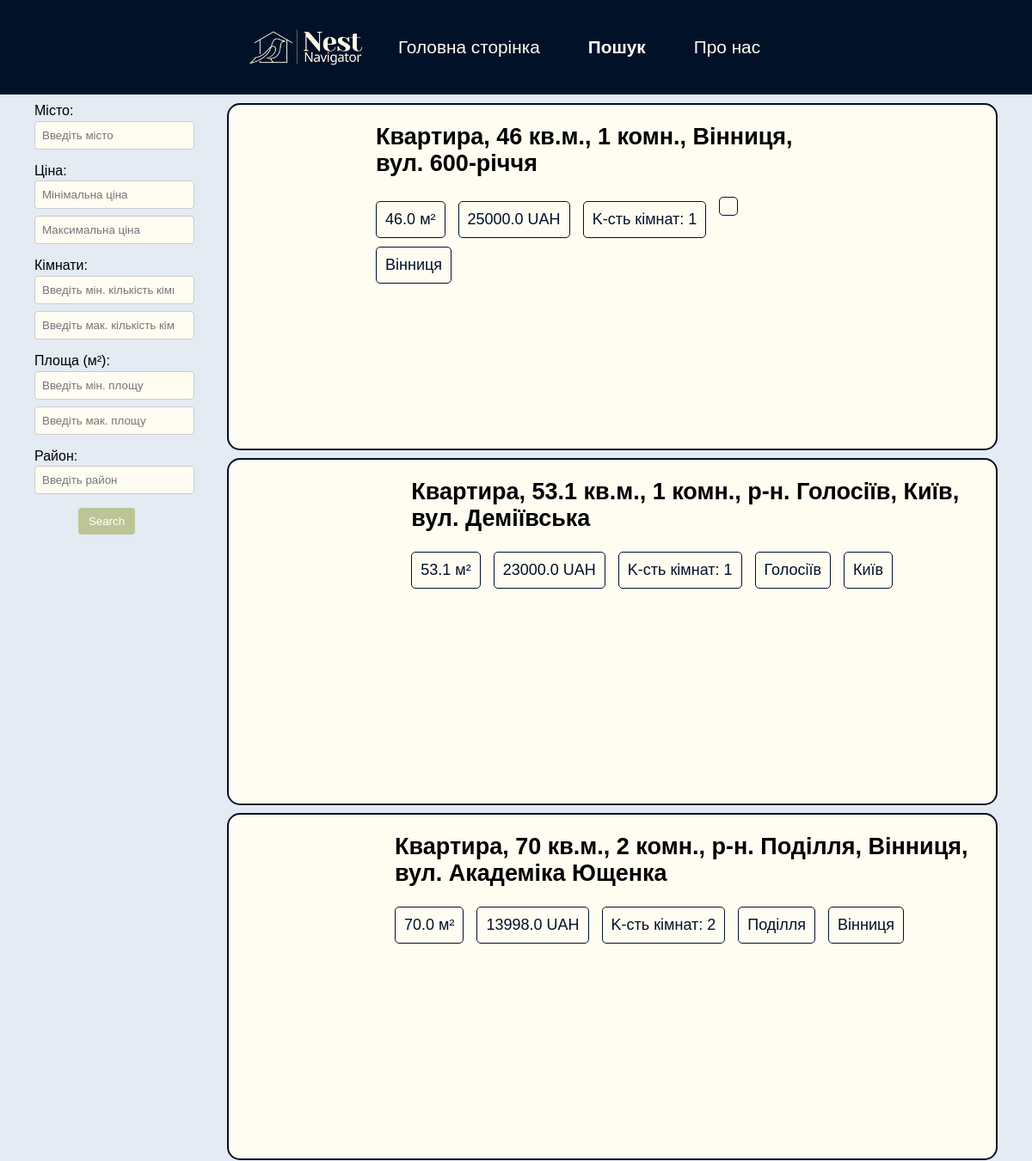
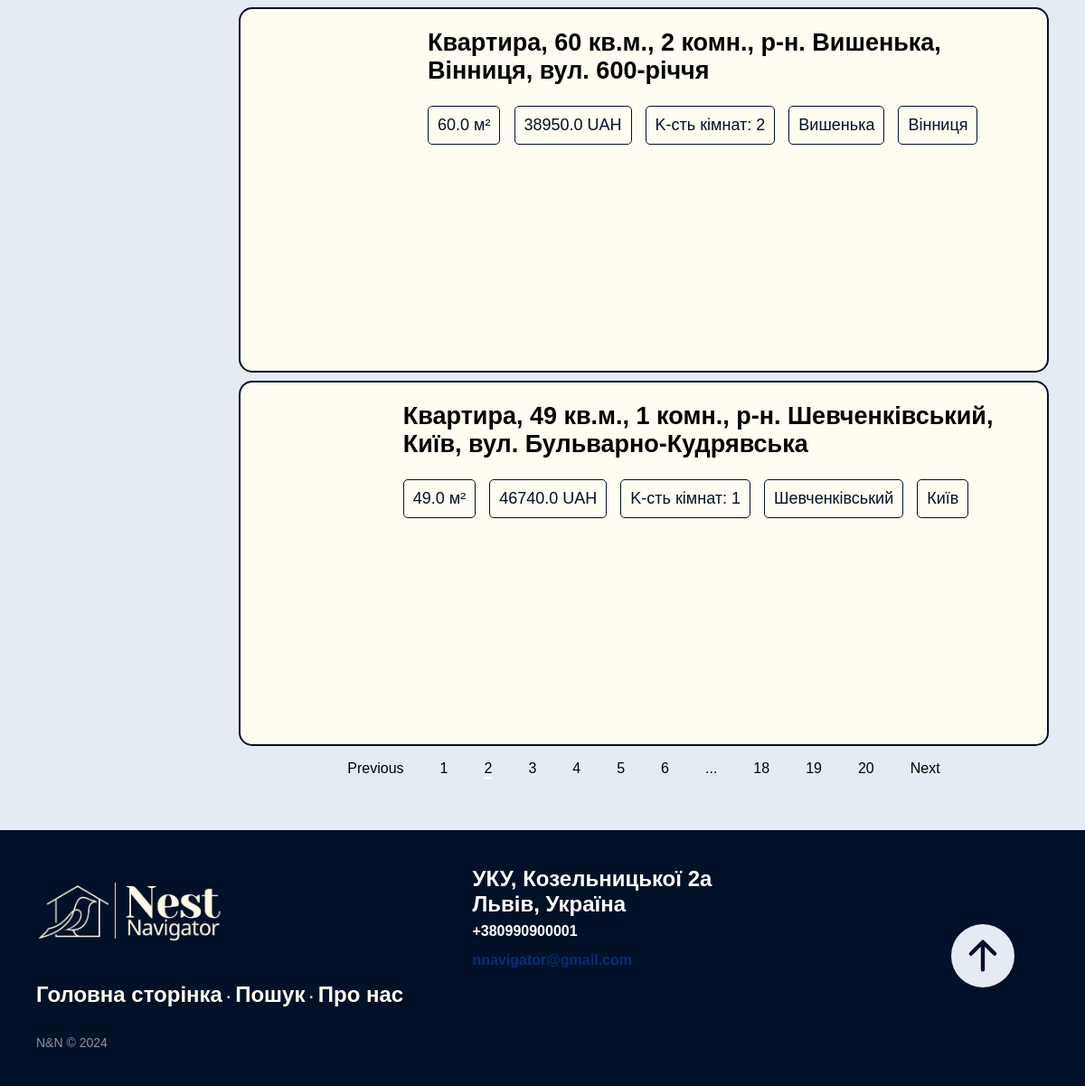
Screenshot of /search/2 with the database file from the repository (2 pictures, top to bottom).
### app_bohdan.py (models this page shows, shortened)
class Apartament_write(Base):
    __tablename__ = "Apartaments"
    images = Column("images", String) #
    url = Column("url", String, primary_key = True) #
    name = Column("name", String) #
    area = Column("area", REAL) #
    price = Column("price", REAL)
    currency = Column("currency", String)
    rooms = Column('rooms', Integer)
    district = Column('district', String)
    city = Column('city', String)

### app_bohdan.py (the view, shortened to what this page needs)
@app.route('/search/', methods = ["POST", "GET"], defaults = {'page': 5})
@app.route('/search/<int:page>', methods = ["GET", "POST"])
def search(page):
    pages = 5
    filters = session.get('filters', {})
    query = Apartament.query
    if filters.get('city'):
        query = query.filter(Apartament.city.like(filters['city']))
    if filters.get('district'):
        query = query.filter(Apartament.district.like(filters['district']))
    if filters.get('min_area'):
        query = query.filter(Apartament.area >= float(filters['min_area']))
    if filters.get('max_area'):
        query = query.filter(Apartament.area <= float(filters['max_area']))
    if filters.get('min_price'):
        query = query.filter(Apartament.price >= float(filters['min_price']))
    if filters.get('max_price'):
        query = query.filter(Apartament.price <= float(filters['max_price']))
    if filters.get('min_rooms'):
        query = query.filter(Apartament.rooms >= int(filters['min_rooms']))
    if filters.get('max_rooms'):
        query = query.filter(Apartament.rooms <= int(filters['max_rooms']))
    apartaments = query.paginate(page=page, per_page=pages, error_out = False)
    return render_template('search_page.html', apartaments=apartaments)

### templates/search_page.html (shortened to what this page needs)
<!DOCTYPE html>
<html lang="uk">
<head>
    <link rel="stylesheet" href="{{ url_for('static', filename = 'css/style.css')}}">
</head>
<body>
    <header>
        <img src="{{ url_for('static', filename = 'imgs/logo.png') }}" alt="Nest Navigator" class="logo">
        <nav>
            <ul class="header-text">
                <li><a href="{{ url_for('main') }}">Головна сторінка</a></li>
                <li><a class="active" href="{{ url_for('search') }}"><strong>Пошук</strong></a></li>
                <li><a href="{{ url_for('team') }}">Про нас</a></li>
            </ul>
        </nav>
    </header>
    <main>
        <div class="flex width-100 main-block">
            <div class="filters">
                <form id="searchForm" action="" method="post" autocomplete="off">
                    <div class="filter-item">
                        <label for="city">Місто:</label>
                        <input type="text" class="form-control" name="city_tag" autocomplete="off"
                            placeholder="Введіть місто" />
                    </div>
                    <div class="filter-item">
                        <label for="price">Ціна:</label>
                        <input type="number" class="form-control" name="min_price_tag" placeholder="Мінімальна ціна" />
                        <input type="number" class="form-control" name="max_price_tag" placeholder="Максимальна ціна" />
                    </div>
                    <div class="filter-item">
                        <label for="rooms">Кімнати:</label>
                        <input type="number" class="form-control" name="min_rooms_tag"
                            placeholder="Введіть мін. кількість кімнат" />
                        <input type="number" class="form-control" name="max_rooms_tag"
                            placeholder="Введіть мак. кількість кімнат" />
                    </div>
                    <div class="filter-item">
                        <label for="area">Площа (м²):</label>
                        <input type="number" class="form-control" name="min_area_tag"
                            placeholder="Введіть мін. площу" />
                        <input type="number" class="form-control" name="max_area_tag"
                            placeholder="Введіть мак. площу" />
                    </div>
                    <div class="filter-item">
                        <label for="region">Район:</label>
                        <input type="text" class="form-control" name="district_tag" placeholder="Введіть район" />
                    </div>
                    <div class="col-6" align="center">
                        <input type="submit" value="Search" class="form-control btn btn-primary " name="">
                    </div>
                </form>
            </div>
            <div class="container wdth-80">
                {% for apartament in apartaments.items %}
                <div class="flex adver-section">
                    <div class="flex desc">
                        <div class="flex center-d">
                            <button class="prev btns-sl" onclick="prev(this)">&#10094</button>
                            <div class="slider-wrap">
                                <div class="slider-main">
                                    {% for el in apartament.images.split(',') %}
                                    <div class="item">
                                    </div>
                                    {% endfor %}
                                </div>
                            </div>
                            <button class="next btns-sl" onclick="next(this)">&#10095</button>
                        </div>
                        <div class='adver-text'>
                            <h2><a href="{{ apartament.url }}">{{ apartament.name.split(', ', maxsplit = 1)[1] }}</a>
                            </h2>
                            <div class="adver-description">
                                <p class="adver-description-item">{{ apartament.area }} м²</p>
                                <div class="adver-description-item">
                                    {{ apartament.price }}
                                    {{ apartament.currency }}
                                </div>
                                <p class="adver-description-item">K-сть кімнат: {{ apartament.rooms }}</p>
                                <p class="adver-description-item">{{ apartament.district }}</p>
                                <p class="adver-description-item">{{ apartament.city }}</p>
                            </div>
                        </div>
                    </div>
                </div>
                {% endfor %}
                <nav aria-label="Page navigation example">
                    <ul class="pagination">
                        {% if apartaments.has_prev %}
                        <li class="page-item"> <a class="page-link"
                                href="{{ url_for('search', page = apartaments.prev_num)  }}">Previous</a></li>
                        {% else %}
                        <li class="page-item"> <a class="page-link btn disabled" href="#">Previous</a></li>
                        {% endif %}
                        {% for page in apartaments.iter_pages(left_edge = 3, right_edge = 3) %}
                        {% if page %}
                        {% if page == apartaments.page %}
                        <li class="page-item active"><a class="page-link" href="{{ url_for('search', page=page)}}">{{
                                page }}</a></li>
                        {% else %}
                        <li class="page-item"><a class="page-link" href="{{ url_for('search', page=page)}}">{{ page
                                }}</a></li>
                        {% endif %}
                        {% else %}
                        <li class="page-item disabled" id="example_ellipsis"><a href="#" class="page-link">...</a></li>
                        {% endif %}
                        {% endfor %}
                        {% if apartaments.has_next %}
                        <li class="page-item"> <a class="page-link"
                                href="{{ url_for('search', page = apartaments.next_num) }}">Next</a></li>
                        {% else %}
                        <li class="page-item"> <a class="page-link btn disabled" href="#">Next</a></li>
                        {% endif %}
                    </ul>
                </nav>
            </div>
        </div>
    </main>
    <footer class="footer-distributed">
        <div class="footer-left">
            <IMG src="{{ url_for('static', filename = 'imgs/logo.png') }}" ALT="" WIDTH=225 HEIGHT=100>
            <p class="footer-links">
                <a href="{{ url_for('main') }}">Головна сторінка</a> ·
                <a>Пошук</a> ·
                <a href="{{ url_for('team') }}">Про нас</a>
            </p>
            <p class="footer-company-name">N&N &copy; 2024</p>
        </div>
        <div class="footer-center">
            <div class='adress'>
                <p>УКУ, Козельницької 2а <br> Львів, Україна</p>
            </div>
            <div>
                <p>+380990900001</p>
            </div>
            <div>
                <p><a href="mailto:support@company.com">nnavigator@gmail.com</a></p>
            </div>
            <a href="#">
                <svg xmlns="http://www.w3.org/2000/svg" width="70" height="70" fill="#E4EBF3"
                    class="bi bi-arrow-up-circle-fill" viewBox="0 0 16 16">
                    <path
                        d="M16 8A8 8 0 1 0 0 8a8 8 0 0 0 16 0m-7.5 3.5a.5.5 0 0 1-1 0V5.707L5.354 7.854a.5.5 0 1 1-.708-.708l3-3a.5.5 0 0 1 .708 0l3 3a.5.5 0 0 1-.708.708L8.5 5.707z" />
                </svg>
            </a>
        </div>
    </footer>
</body>
</html>

### static/css/style.css (style rules this page uses)
body { font-family: Arial, sans-serif; margin: 0; padding: 0; box-sizing: border-box; background-color: #E4EBF3; }
header { z-index: 1; height: 10vh; display: flex; align-items: center; justify-content: center; background-color: #011128; color: #E4EBF3; padding: 15px 0; position: fixed; width: 100%; }
.header-text { font-size: 1.3em; }
.logo { max-height: 80%; max-width: 100%; }
nav ul { list-style: none; padding: 0; display: flex; justify-content: center; }
nav ul li { margin: 0 20px; }
nav ul li a { color: #FFFCF2; text-decoration: none; }
main { padding: 120px 40px 40px; background-color: #E4EBF3 }
.main-block { justify-content: space-between; }
.adress { font-size: 1.5em; }
button { padding: 0.5em 1em; margin-top: 2em; background-color: #011128; color: #FFFCF2; background-color: #011128; color: #FFFCF2 }
.flex { display: flex; }
.width-100 { width: 100%; }
.desc { height: max-content; justify-content: space-between; }
.container { flex-direction: column; }
.adver-section { background-color: #FFFCF2; color: #011128; border: 2px solid #011128; border-radius: 15px; font-size: 18px; cursor: pointer; transition: background-color 0.3s; margin-bottom: 1%; padding-right: 20px; }
.adver-text { overflow: hidden; word-wrap: break-word; }
.adver-description-item { display: inline-block; border: 1px solid #011128; border-radius: 5px; padding: 10px; margin: 0 10px 10px 0; }
.filters { width: 15%; }
.filter-item { margin-bottom: 1vh; }
.filter-item label { display: block; margin-bottom: 0.33vh; }
input[type="submit"] { background-color: #BCC596; color: white; padding: 1vh 1.5vh; border: none; border-radius: 4px; cursor: pointer; }
.filter-item input, .filter-item select { width: 100%; padding: 1vh; margin-bottom: 1vh; border: 1px solid #ccc; border-radius: 0.5vh; background-color: #FFFCF2; }
.footer-distributed { background-color:#011128;; box-shadow: 0 0px 0px 0 rgba(0, 0, 0, 0.12); box-sizing: border-box; width: 100%; text-align: left; font: bold 16px sans-serif; padding: 5vh 5vh; }
.footer-distributed .footer-left, .footer-distributed .footer-center, .footer-distributed .footer-right { display: inline-block; vertical-align: top; }
.bi-arrow-up-circle-fill { margin-left: 70vh; margin-top: -10vh }
.footer-distributed .footer-left { width: 40%; }
.footer-distributed .footer-links { color: #FFFCF2; margin: 2vh 0 3vh; padding: 0; }
.footer-distributed .footer-links a { display: inline-block; line-height: 1.8; text-decoration: none; color: inherit; font-size: 1.5em; }
.footer-distributed .footer-company-name { color: #8f9296; font-size: 14px; font-weight: normal; margin: 0; }
.footer-distributed .footer-center { width: 35%; }
.footer-distributed .footer-center p { display: inline-block; color: #ffffff; vertical-align: middle; margin: 0; }
.footer-distributed .footer-center p a { color: #072f75; text-decoration: none; }
.slider-wrap { position: relative; overflow: hidden; }
.slider-main { height: 50vh; }
.slider-main .item { display: inline-block; position: relative; width: 100%; height: 100%; }
.wdth-80 { width: 80%; }
.center-d { margin-right: 5%; width: 25%; position: relative; }
.btns-sl { margin-top: 0; cursor: pointer; background: none; color: #FFFCF2; border: 0; transition: all 0.3s ease; position: absolute; top: 0; bottom: 0; z-index: 5; }
.prev { left:0; }
.next { right: 0; }
.page-item a { color: black; }
.active { border-bottom: solid rgb(255, 252, 242); }
.header-text li a { border-color: #011128; padding: 1vh; border-radius: 0.5vh; transition: 0.2s; }
a { text-decoration: none; color: black; }

### rows the page displays
Apartament_write: name "Квартира, 46 кв.м., 1 комн., Вінниця, вул. 600-річчя", area "46.0", price "25000.0", currency "UAH", rooms "1", city "Вінниця"
Apartament_write: name "Квартира, 53.1 кв.м., 1 комн., р‑н. Голосіїв, Київ, вул. Деміївська", area "53.1", price "23000.0", currency "UAH", rooms "1", district "Голосіїв", city "Київ"
Apartament_write: name "Квартира, 70 кв.м., 2 комн., р‑н. Поділля, Вінниця, вул. Академіка Ющенка", area "70.0", price "13998.0", currency "UAH", rooms "2", district "Поділля", city "Вінниця"
Apartament_write: name "Квартира, 60 кв.м., 2 комн., р‑н. Вишенька, Вінниця, вул. 600-річчя", area "60.0", price "38950.0", currency "UAH", rooms "2", district "Вишенька", city "Вінниця"
Apartament_write: name "Квартира, 49 кв.м., 1 комн., р‑н. Шевченківський, Київ, вул. Бульварно-Кудрявська", area "49.0", price "46740.0", currency "UAH", rooms "1", district "Шевченківський", city "Київ"

### other values shown
{{ page }} "1" "3" "4" "5" "6" "18" "19" "20"
{{ page }} "2"
